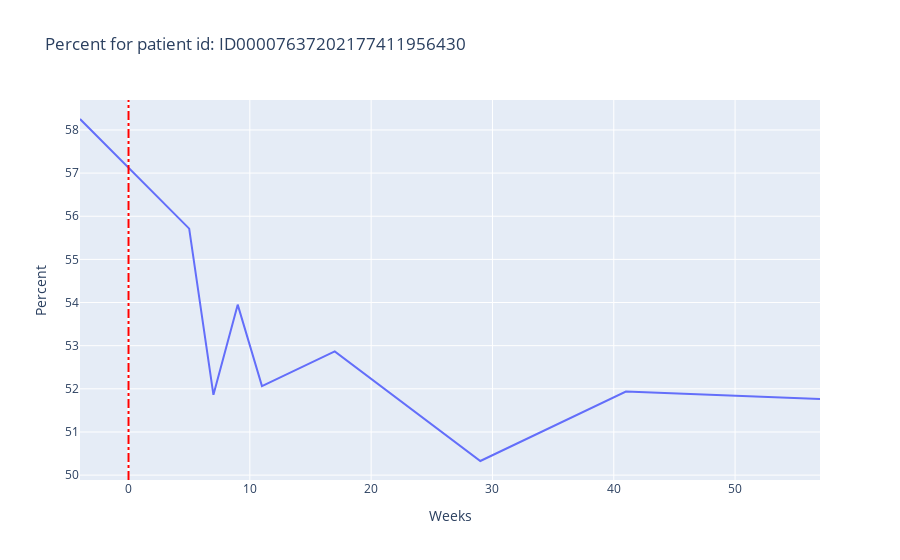

This figure's notebook cell:
### Code cell
fig = px.line(first_patient,x="Weeks",y="Percent",title="Percent for patient id: ID00007637202177411956430")
fig.update_layout(shapes=[
    dict(
      type= 'line',
      yref= 'paper', y0= 0, y1= 1,
      xref= 'x', x0= 0, x1= 0,
      line=dict(
                    color="Red",
                    width=2,
                    dash="dashdot",
                )
    )
])
fig.show()

### Figure 1 — Plotly figure (JSON) as saved in the notebook; plotly's stock layout.template omitted (floating-point values rounded to 4 significant figures)
{"data": [{"hovertemplate": "Weeks=%{x}<br>Percent=%{y}<extra></extra>", "legendgroup": "", "line": {"color": "#636efa", "dash": "solid"}, "mode": "lines", "name": "", "orientation": "v", "showlegend": false, "type": "scatter", "x": [-4, 5, 7, 9, 11, 17, 29, 41, 57], "xaxis": "x", "y": [58.25, 55.71, 51.86, 53.95, 52.06, 52.87, 50.33, 51.94, 51.76], "yaxis": "y"}], "layout": {"legend": {"tracegroupgap": 0}, "shapes": [{"line": {"color": "Red", "dash": "dashdot", "width": 2}, "type": "line", "x0": 0, "x1": 0, "xref": "x", "y0": 0, "y1": 1, "yref": "paper"}], "title": {"text": "Percent for patient id: ID00007637202177411956430"}, "xaxis": {"anchor": "y", "domain": [0, 1], "title": {"text": "Weeks"}}, "yaxis": {"anchor": "x", "domain": [0, 1], "title": {"text": "Percent"}}}}
